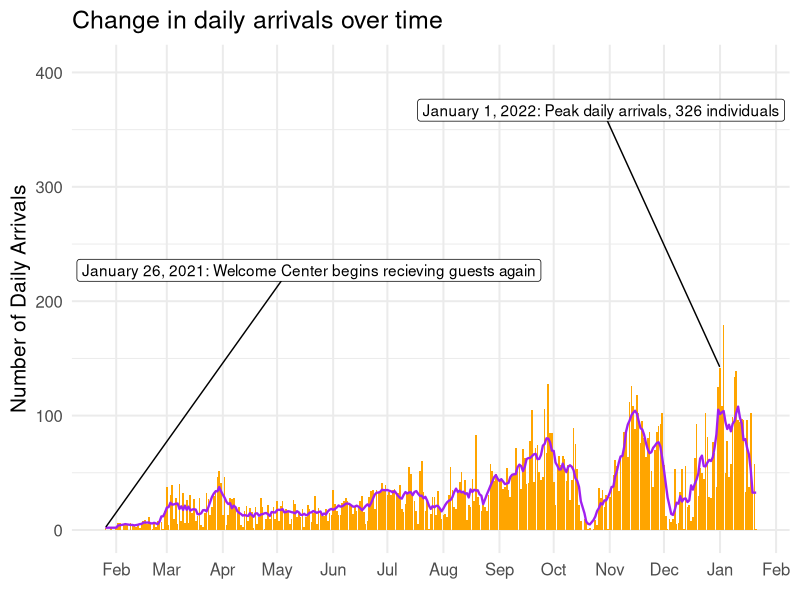
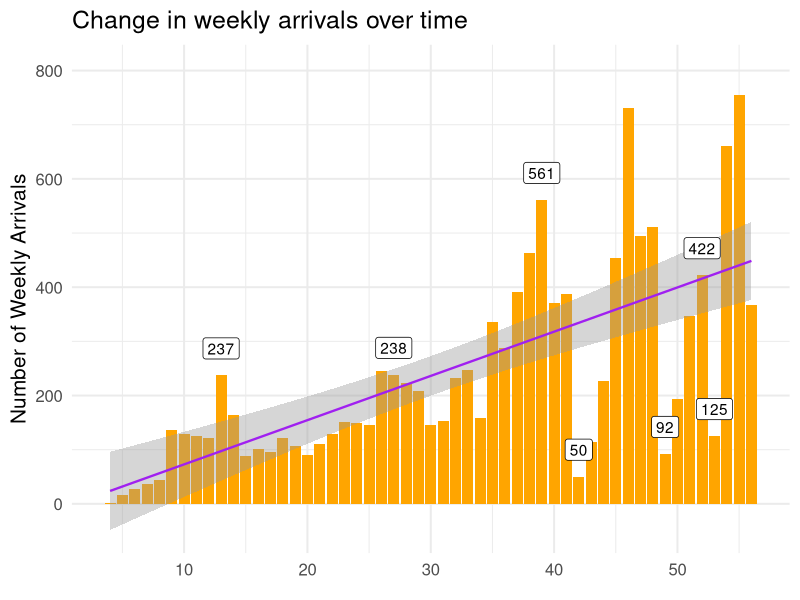
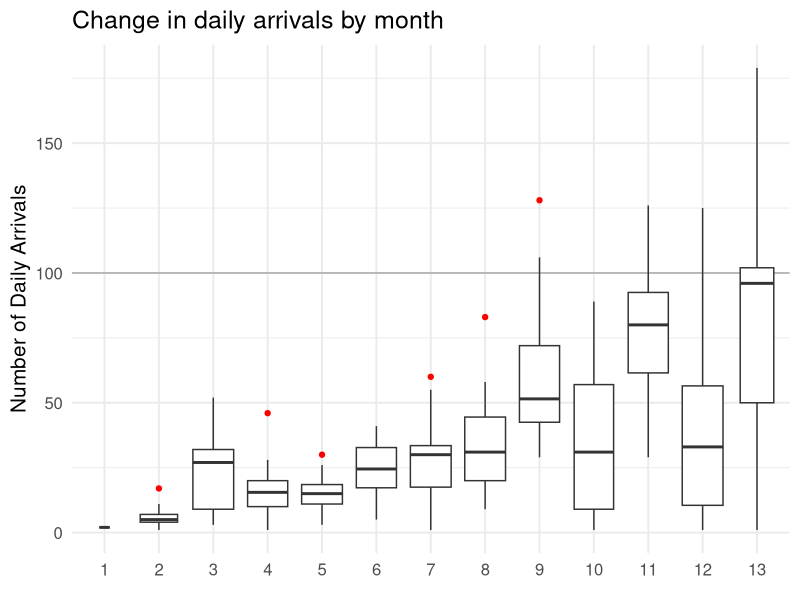
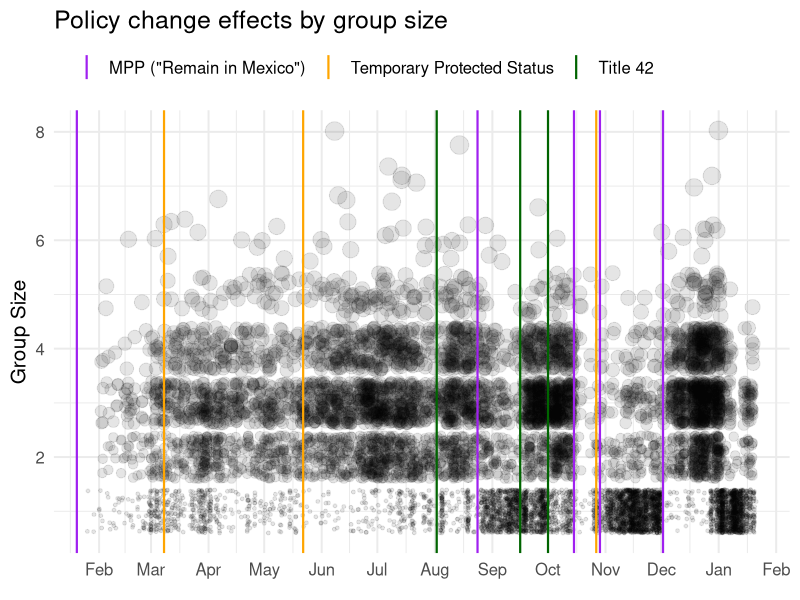
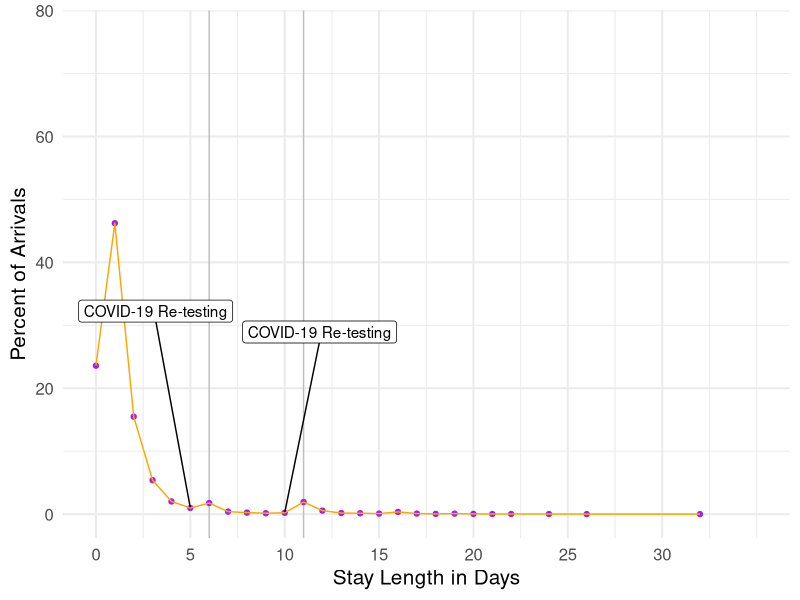
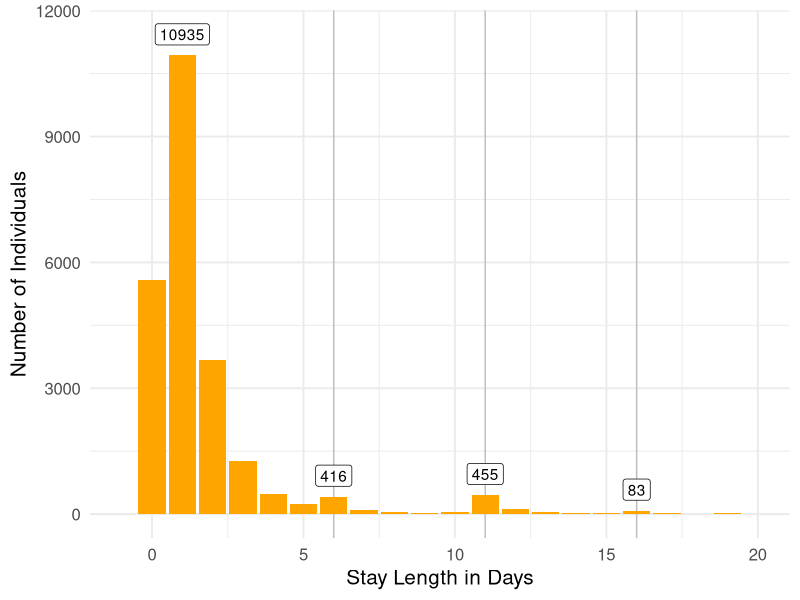
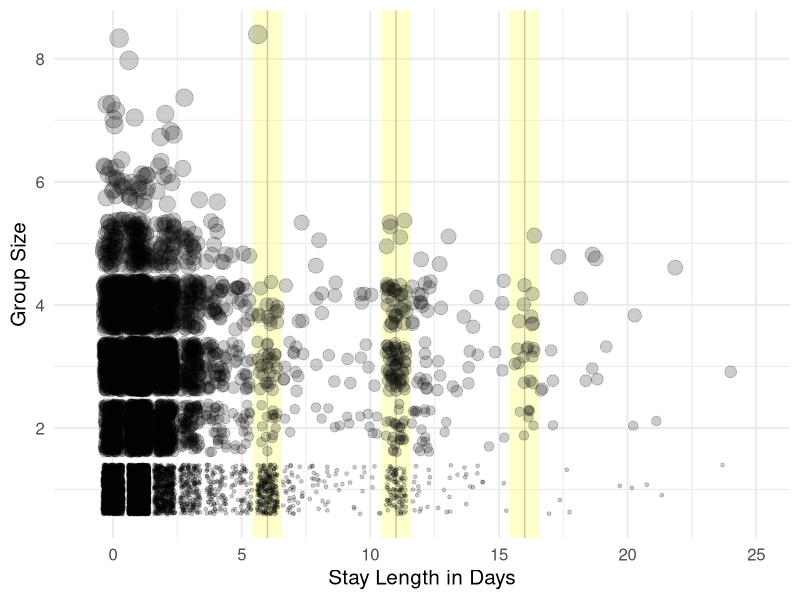
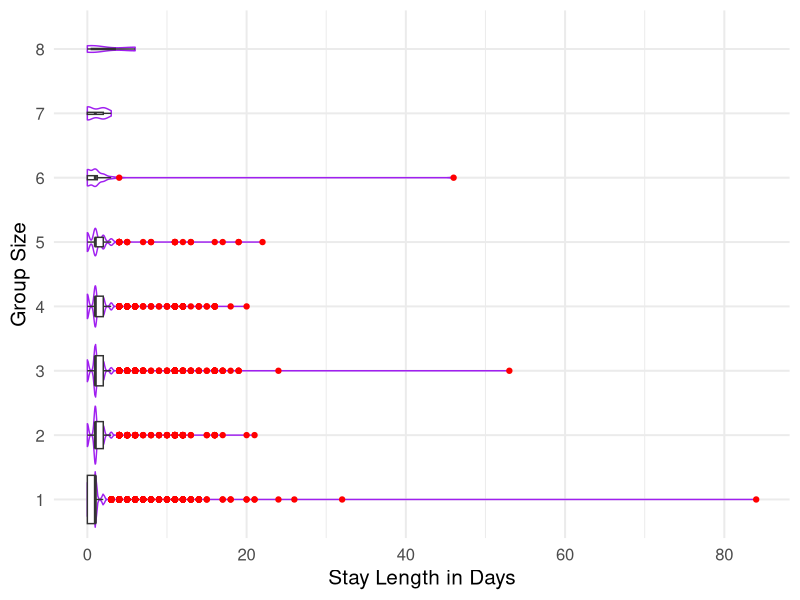

These figures' R source, in order:
## ---- chunk 1
library(knitr)
library(ggrepel)
library(ggthemes)
library(tidyverse)
opts_chunk$set(echo = TRUE, message = FALSE, warning = FALSE)
## ---- chunk 2

arrivals_7_day <- read_csv("data/arrival_date_counts_1.20.csv") %>%
  mutate(arrival_month = factor(arrival_month))

arrivals_wkly <- read_csv("data/arrival_week_counts_1.20.csv")

#individuals <- read_csv("data/individual_all_clean_1_20_22.csv") %>% 
  #rename("groupID" = ...1)

stay_len_perc <- read_csv("data/stay_length_percent_1_20_22.csv")

#stay_len_gps <- read_csv("data/stay_length_percent_gps_1_20_22.csv")

groups <- read_csv("data/group_all_clean_1_20_22.csv") %>%
  filter(stay_length >= 0) %>%
  select(arrival_date, number_in_party, stay_length)

policy_events <- read_csv("data/migration_policy_events_timeline_2021_ selected.csv", skip = 2) %>%
  mutate(date = parse_date(date, format = "%m/%d/%Y"),
         category = factor(category))

key_policy_events <- policy_events %>%
  filter(category %in% c('MPP ("Remain in Mexico")', 
                         'Title 42', 'Temporary Protected Status')) #, 'Detention'


## ---- chunk 3
# set plot theme
theme_set(theme_minimal(15))

# plot daily total arrivals (bars) and individual seven-day rolling mean (line)
arrivals_7_day %>%
ggplot(aes(x = arrival_date, y = n)) +
  geom_col(fill = 'orange') +
  geom_line(aes(y = seven_avg), 
            color = 'purple', size = .8) +
  geom_label_repel(aes(label = label),
                   nudge_y = 225,
                   na.rm = TRUE) +
  labs(title = "Change in daily arrivals over time",
       x = element_blank(), 
       y = "Number of Daily Arrivals") +
  scale_x_date(date_breaks = "1 month", 
               date_labels = "%b",
               date_minor_breaks = "1 year") # get rid of FEB on right
## ---- chunk 4
# weekly arrivals barplot with linear regression
arrivals_wkly %>%
  ggplot(aes(x = week_number, y = n)) +
  geom_bar(stat = "identity", 
           fill = 'orange') +
  geom_smooth(method = "lm", formula = y ~ x, 
              color = 'purple', size=.8) +
  geom_label(aes(label = label),
             nudge_y = 50,
             na.rm = TRUE) +
  labs(title = "Change in weekly arrivals over time", 
       x = element_blank(),
       y = "Number of Weekly Arrivals")
## ---- chunk 5
# Monthly arrivals boxplot
arrivals_7_day %>% #weekly arrivals by month boxplots
  ggplot(aes(x = arrival_month, y = n)) +
  geom_hline(yintercept = 100, color = "darkgrey") +
  geom_boxplot(varwidth = TRUE, 
               outlier.color = "red") +
  #geom_label(aes(label = arrivals_7_day %>% count(arrival_month) %>% pull(mean(n)))) +
  labs(title = "Change in daily arrivals by month", 
       x = element_blank(), 
       y = "Number of Daily Arrivals") 
## ---- chunk 6
# plot group size trends over time
groups %>% 
  ggplot(aes(x = arrival_date, 
             y = number_in_party)) +
  geom_jitter(aes(size = number_in_party), 
              alpha = .1, na.rm = TRUE, 
              show.legend = FALSE) +
  geom_vline(data = key_policy_events, 
             aes(xintercept = date, 
                 color = category),
             na.rm = TRUE,
             size =.75) +
  scale_color_manual(values = c("purple", "orange", "darkgreen")) +
  scale_x_date(date_breaks="1 month", 
               date_labels="%b") +
  labs(title = "Policy change effects by group size",
       x = element_blank(), 
       y = "Group Size",
       color = element_blank()) +
  theme(legend.position = "top", legend.justification = 0)
## ---- chunk 7
# plot stay length percentages
stay_len_perc %>%
  ggplot(aes(x = stay_length, 
             y = percent)) +
  geom_vline(xintercept = 6, size = .5, color = "grey") +
  geom_vline(xintercept = 11, size = .5, color = "grey") +
  geom_point(color = "purple", group = 1, na.rm = TRUE) +
  geom_line(color = "orange", na.rm = TRUE) +
  geom_label_repel(aes(label = label), 
                   nudge_y = 30,
                   na.rm = TRUE) + 
  labs(x = "Stay Length in Days", 
       y = "Percent of Arrivals") +
  scale_x_continuous(breaks = c(0, 5, 10 , 15, 20, 25, 30), 
                     limits = c(0,35))
## ---- chunk 8
# plot stay length counts
stay_len_perc %>% #filter out mistakes in recording year (negative values)
  ggplot(aes(x = stay_length, y = n)) +
  geom_vline(xintercept = 6, size = .5, color = "grey") +
  geom_vline(xintercept = 11, size = .5, color = "grey") +
  geom_vline(xintercept = 16, size = .5, color = "grey") +
  geom_col(fill = "orange", 
           na.rm = TRUE) +
  geom_label(aes(label = peak),
             nudge_y = 500,
             na.rm = TRUE) +
  labs(x = "Stay Length in Days", 
       y = "Number of Individuals") +
  scale_x_continuous(breaks = c(0, 5, 10 , 15, 20), 
                     limits = c(-1, 20))
## ---- chunk 9
# Look at distribution of group sizes for stays from 0-30 days
groups %>% 
  ggplot(aes(x = stay_length, 
             y = number_in_party)) +
  geom_vline(xintercept = 6, size = .5, color = "grey") +
  geom_vline(xintercept = 11, size = .5, color = "grey") +
  geom_vline(xintercept = 16, size = .5, color = "grey") +
  geom_vline(xintercept = 6, size = 10, alpha = .2, color = "yellow") +
  geom_vline(xintercept = 11, size = 10, alpha = .2, color = "yellow") +
  geom_vline(xintercept = 16, size = 10, alpha = .2, color = "yellow") +
  geom_jitter(aes(size = number_in_party), 
              show.legend = FALSE, 
              alpha = .2, na.rm = TRUE) +
  xlim(-1, 25) +   # align x-axis
  labs(y = "Group Size", 
       x = "Stay Length in Days")
## ---- chunk 10
# box plots of stay lengths for various group sizes
groups  %>% 
  ggplot(aes(x = stay_length, 
             y = factor(number_in_party))) +
  geom_violin(aes(group = number_in_party), 
              color = "purple") +
  geom_boxplot(varwidth = TRUE, 
               outlier.color = "red")  + # zoom in on plot because there are a few distant outliers
  labs(x = "Stay Length in Days",
       y = "Group Size") 
